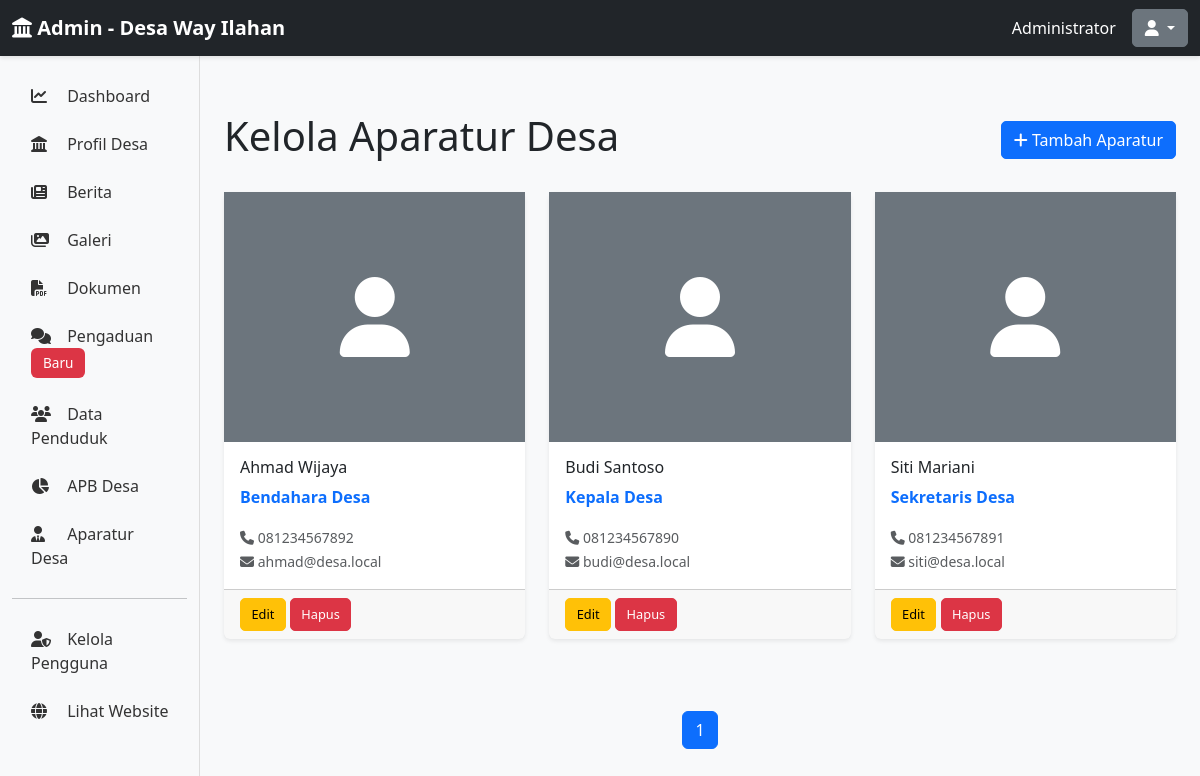
Page /admin/aparatur (signed in) on the earlier database version.
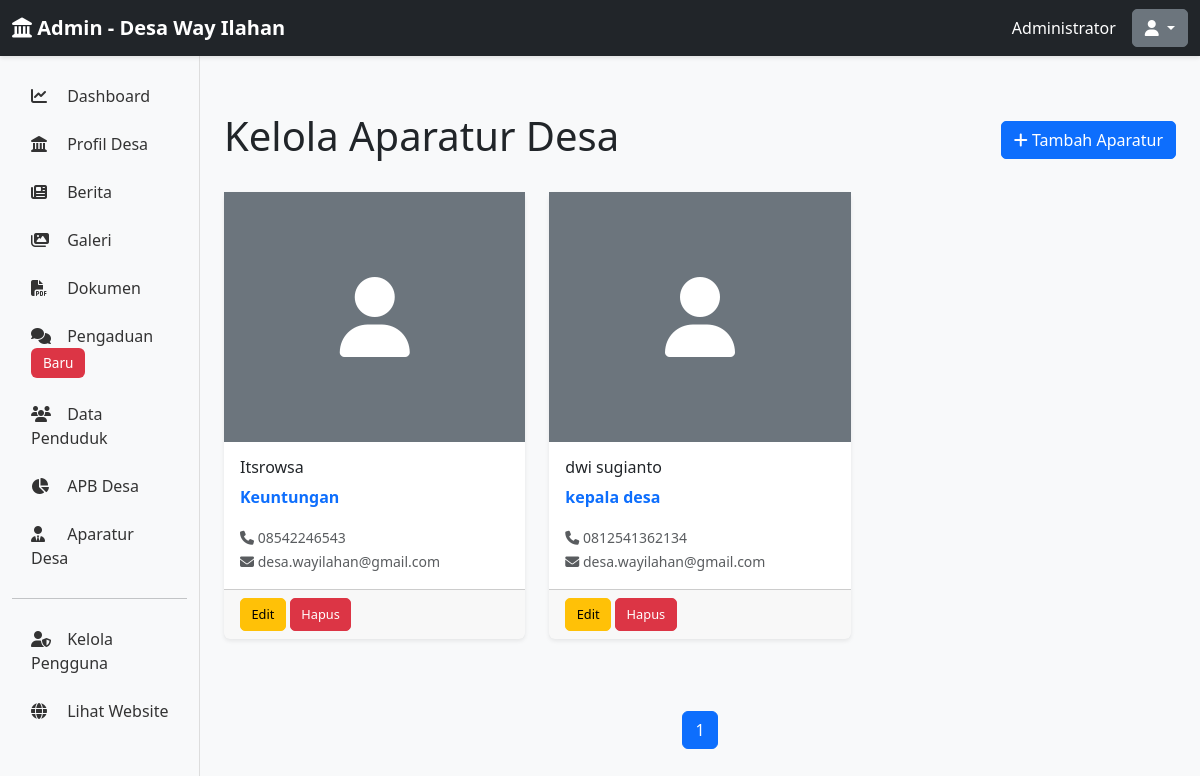
Same page on the later database version.
### app/models.py (models this page shows, shortened)
class AparaturDesa(db.Model):
    id = db.Column(db.Integer, primary_key=True)
    nama = db.Column(db.String(120), nullable=False)
    jabatan = db.Column(db.String(100), nullable=False)
    nomor_identitas = db.Column(db.String(50))
    alamat = db.Column(db.Text)
    nomor_hp = db.Column(db.String(20))
    email = db.Column(db.String(120))
    foto = db.Column(db.String(255))
    tanggal_mulai_jabatan = db.Column(db.Date)
    keterangan = db.Column(db.Text)

### app/routes.py (the view)
@admin_bp.route('/aparatur')
@login_required
def kelola_aparatur():
    page = request.args.get('page', 1, type=int)
    aparatur = AparaturDesa.query.order_by(AparaturDesa.jabatan).paginate(page=page, per_page=10)
    return render_template('admin/aparatur/list.html', aparatur=aparatur)

### app/templates/admin/aparatur/list.html (shortened to what this page needs)
{% extends "admin/base.html" %}
{% block content %}
<div class="d-flex justify-content-between align-items-center my-4">
    <h1>Kelola Aparatur Desa</h1>
    <a href="{{ url_for('admin.tambah_aparatur') }}" class="btn btn-primary">
        <i class="fas fa-plus"></i> Tambah Aparatur
    </a>
</div>
{% if aparatur.items %}
<div class="row">
    {% for item in aparatur.items %}
    <div class="col-md-6 col-lg-4 mb-4">
        <div class="card">
            {% if item.foto %}
            <img src="{{ url_for('static', filename='uploads/' + item.foto) }}" class="card-img-top" alt="{{ item.nama }}" style="height: 250px; object-fit: cover;">
            {% else %}
            <div class="bg-secondary text-white p-5 text-center" style="height: 250px; display: flex; align-items: center; justify-content: center;">
                <i class="fas fa-user fa-5x"></i>
            </div>
            {% endif %}
            <div class="card-body">
                <h6 class="card-title">{{ item.nama }}</h6>
                <p class="card-text text-primary"><strong>{{ item.jabatan }}</strong></p>
                <small class="text-muted">
                    {% if item.nomor_hp %}
                    <i class="fas fa-phone"></i> {{ item.nomor_hp }}<br>
                    {% endif %}
                    {% if item.email %}
                    <i class="fas fa-envelope"></i> {{ item.email }}
                    {% endif %}
                </small>
            </div>
            <div class="card-footer">
                <a href="{{ url_for('admin.edit_aparatur', id=item.id) }}" class="btn btn-sm btn-warning">Edit</a>
                <form method="POST" action="{{ url_for('admin.hapus_aparatur', id=item.id) }}" style="display:inline;" onsubmit="return confirm('Yakin ingin menghapus?')">
                    <button type="submit" class="btn btn-sm btn-danger">Hapus</button>
                </form>
            </div>
        </div>
    </div>
    {% endfor %}
</div>
<nav class="mt-4">
    <ul class="pagination justify-content-center">
        {% for page_num in aparatur.iter_pages() %}
            {% if page_num %}
                {% if page_num == aparatur.page %}
                <li class="page-item active">
                    <span class="page-link">{{ page_num }}</span>
                </li>
                {% else %}
                <li class="page-item">
                    <a class="page-link" href="{{ url_for('admin.kelola_aparatur', page=page_num) }}">{{ page_num }}</a>
                </li>
                {% endif %}
            {% endif %}
        {% endfor %}
    </ul>
</nav>
{% else %}
<div class="alert alert-info">Belum ada aparatur. <a href="{{ url_for('admin.tambah_aparatur') }}">Tambah aparatur baru</a></div>
{% endif %}
{% endblock %}

Differences in the rows shown:
removed AparaturDesa: nama "Ahmad Wijaya", jabatan "Bendahara Desa", nomor_hp "081234567892", email "ahmad@desa.local"
removed AparaturDesa: nama "Budi Santoso", jabatan "Kepala Desa", nomor_hp "081234567890", email "budi@desa.local"
removed AparaturDesa: nama "Siti Mariani", jabatan "Sekretaris Desa", nomor_hp "081234567891", email "siti@desa.local"
added AparaturDesa: nama "Itsrowsa", jabatan "Keuntungan", nomor_hp "08542246543", email "desa.wayilahan@gmail.com"
added AparaturDesa: nama "dwi sugianto", jabatan "kepala desa", nomor_hp "0812541362134", email "desa.wayilahan@gmail.com"
